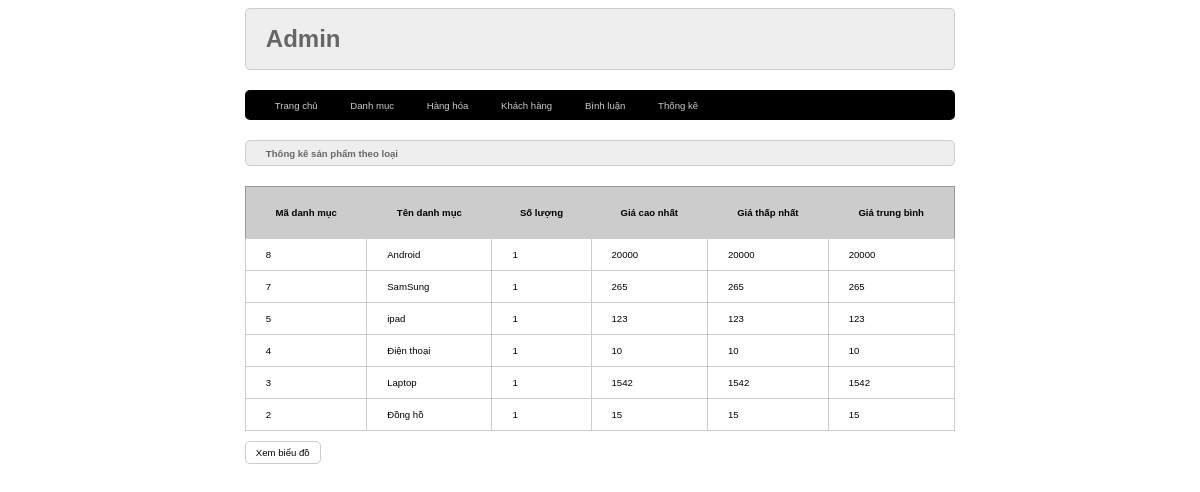
The page /admin/index.php?act=thongke on the database its author committed.
### tables this page shows
CREATE TABLE `danhmuc` (
  `id` int(11) NOT NULL,
  `name` varchar(255) NOT NULL
);

### model/pdo.php (called while the page is built, shortened)
<?php
function pdo_get_connection(){
    $dburl = "mysql:host=localhost;dbname=duanmau2023;charset=utf8";
    $username = 'root';
    $password = '';
    $conn = new PDO($dburl, $username, $password);
    $conn->setAttribute(PDO::ATTR_ERRMODE, PDO::ERRMODE_EXCEPTION);
    return $conn;
}
function pdo_query($sql){
    $sql_args = array_slice(func_get_args(), 1);
    try{
        $conn = pdo_get_connection();
        $stmt = $conn->prepare($sql);
        $stmt->execute($sql_args);
        $rows = $stmt->fetchAll();
        return $rows;
    }
    catch(PDOException $e){
        throw $e;
    }
    finally{
        unset($conn);
    }
}

### model/cart.php (called while the page is built, shortened)
<?php
function loadall_thongke() {
    $sql="select danhmuc.id as madm, danhmuc.name as tendm, count(sanpham.id) as countsp, min(sanpham.price) as minprice, max(sanpham.price) as maxprice, avg(sanpham.price) as avgprice";
    $sql.=" from sanpham left join danhmuc on danhmuc.id=sanpham.iddm";
    $sql.=" group by danhmuc.id order by danhmuc.id desc";
    $listtk=pdo_query($sql);
    return $listtk;
}
?>

### admin/thongke/list.php (the view)
<div class="row">
    <div class="row frmtitle">
        <h1>Thông kê sản phẩm theo loại</h1>
    </div>
    <div class="row frmcontent">
        <div class="row mb10 frmdsloai">
            <table>
                <tr>
                    <th>Mã danh mục</th>
                    <th>Tên danh mục</th>
                    <th>Số lượng</th>
                    <th>Giá cao nhất</th>
                    <th>Giá thấp nhất</th>
                    <th>Giá trung bình</th>
                </tr>
                <?php
                foreach ($listthongke as $thongke) {
                    extract($thongke);
                    echo '
                   <tr>
                   <td>' . $madm . '</td>
                   <td>' . $tendm . '</td>
                   <td>' . $countsp . '</td>
                   <td>' . $maxprice. '</td>
                   <td>' . $minprice . '</td>
                   <td>' . $avgprice . '</td>
                   </tr>
                   ';
                }
                ?>
            </table>
        </div>
        <div class="row mb10">
            <a href="index.php?act=bieudo">
                <input type="button" value="Xem biểu đồ">
            </a>
        </div>
    </div>
</div>

### view/css/styles.css (style rules this page uses)
* { box-sizing: border-box; font-family: sans-serif; font-size: 0.8vw; }
.row { float: left; width: 100%; }
.mb10 { margin-bottom: 10px; }
.formtaikhoan input[type="submit"], .frmcontent input[type="submit"], .frmcontent input[type="reset"], .formtaikhoan input[type="reset"], .frmcontent input[type="button"] { border-radius: 5px; padding: 5px 10px; background-color: white; border: 1px #ccc solid; }
.frmtitle { background-color: #eee; border: 1px solid #ccc; color: #666; padding: 0px 20px; border-radius: 5px; }
.frmcontent { padding: 20px 0px; }
.frmdsloai table { width: 100%; border-collapse: collapse; border: 1px solid #999; }
.frmdsloai table th { padding: 20px; background-color: #ccc; }
.frmdsloai table td { padding: 10px 20px; border: 1px solid #ccc; }

### rows shown on the page
danhmuc: id "8", name "Android", countsp "1", maxprice "20000", minprice "20000", avgprice "20000"
danhmuc: id "7", name "SamSung", countsp "1", maxprice "265", minprice "265", avgprice "265"
danhmuc: id "5", name "ipad", countsp "1", maxprice "123", minprice "123", avgprice "123"
danhmuc: id "4", name "Điện thoại", countsp "1", maxprice "10", minprice "10", avgprice "10"
danhmuc: id "3", name "Laptop", countsp "1", maxprice "1542", minprice "1542", avgprice "1542"
danhmuc: id "2", name "Đồng hồ", countsp "1", maxprice "15", minprice "15", avgprice "15"
